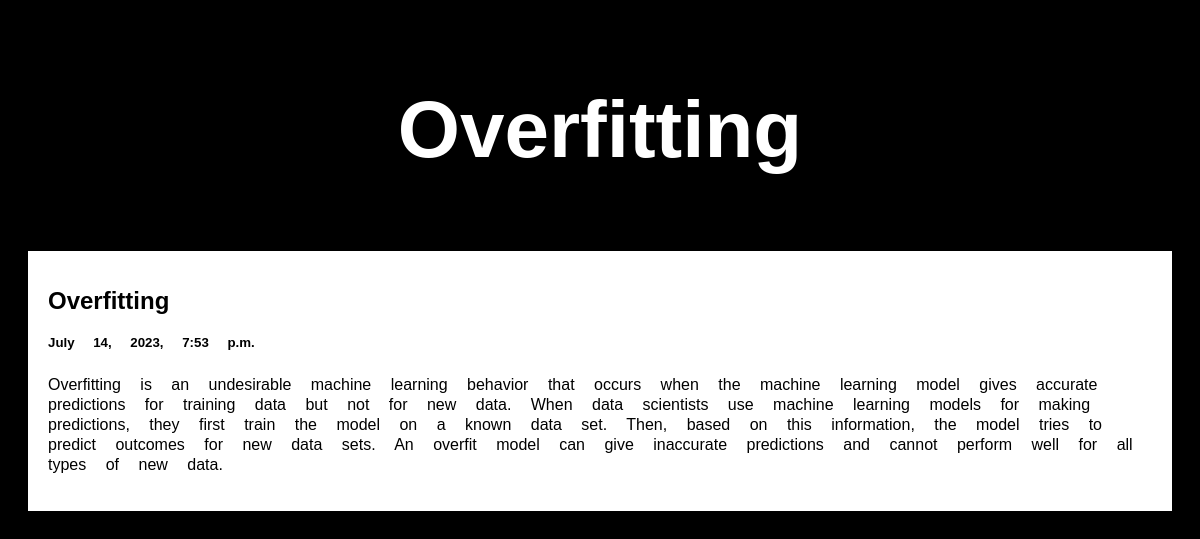
Screenshot of /post/3 with the database file from the repository.
### posts/models.py (models this page shows)
class Post(models.Model):
    title=models.CharField(max_length=100)
    body=models.CharField(max_length=1000000)
    created_at=models.DateTimeField(default=datetime.now,blank=True)

### posts/views.py (the view)
# urls.py: path("post/<str:pk>", views.post, name="post")
def post(request,pk):
    post =Post.objects.get(id=pk)
    return render(request,"post.html",{'post': post})

### posts/templates/post.html (shortened to what this page needs)
<!DOCTYPE html>
<html>
<head>
</head>
<body>
<div class="header">
  <h1>{{post.title}}</h1>
</div>
<div class="row">
  <div class="leftcolumn">
    <div class="card">
      <a style="text-decoration: none; color: black;" href="/post/{{post.id}}">
        <h2>{{post.title}}</h2>
        <h5>{{post.created_at}}</h5>
        <p>{{post.body}}</p>
      </a>
    </div>
  </div>
</div>
</body>
</html>

### posts/templates/post.html (style rules this page uses)
* { box-sizing: border-box; }
body { font-family: Arial; padding: 20px; background:black; }
h1 { color:white; }
.header { padding: 2px; font-size: 40px; text-align: center; }
.leftcolumn { float: left; width: 100%; }
.card { background-color: white; padding: 20px; margin-top: 20px; line-height:20px; word-spacing: 15px; }
.row:after { content: ""; display: table; clear: both; }

### rows the page displays
Post: title "Overfitting", created_at "July 14, 2023, 7:53 p.m.", body "Overfitting is an undesirable machine learning behavior that occurs when the machine learning model gives accurate predictions for training data but not for new data. When data scientists use machine learning models for making predictions, they first train the model on a known data set. Then, based on this information, the model tries to predict outcomes for new data sets. An overfit model can give inaccurate predictions and cannot perform well for all types of new data."
